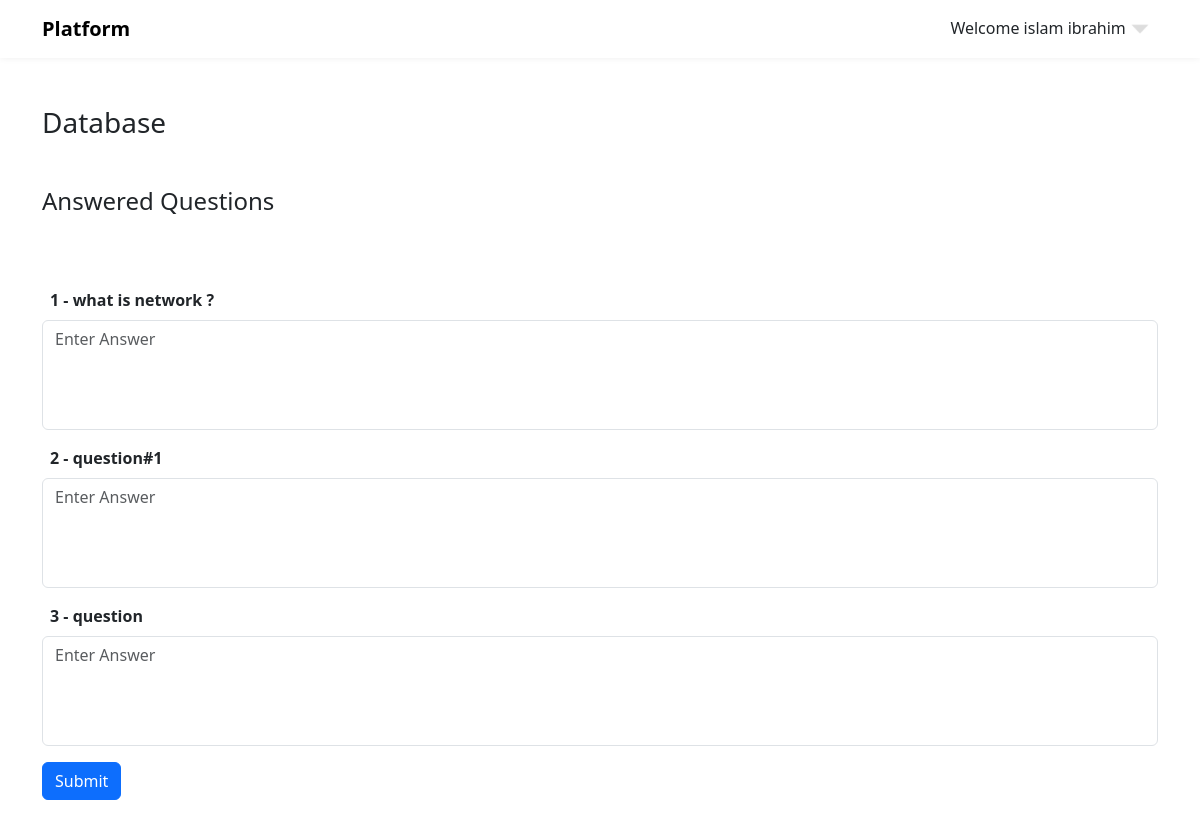
The app's page /course/1 (signed in), older data.
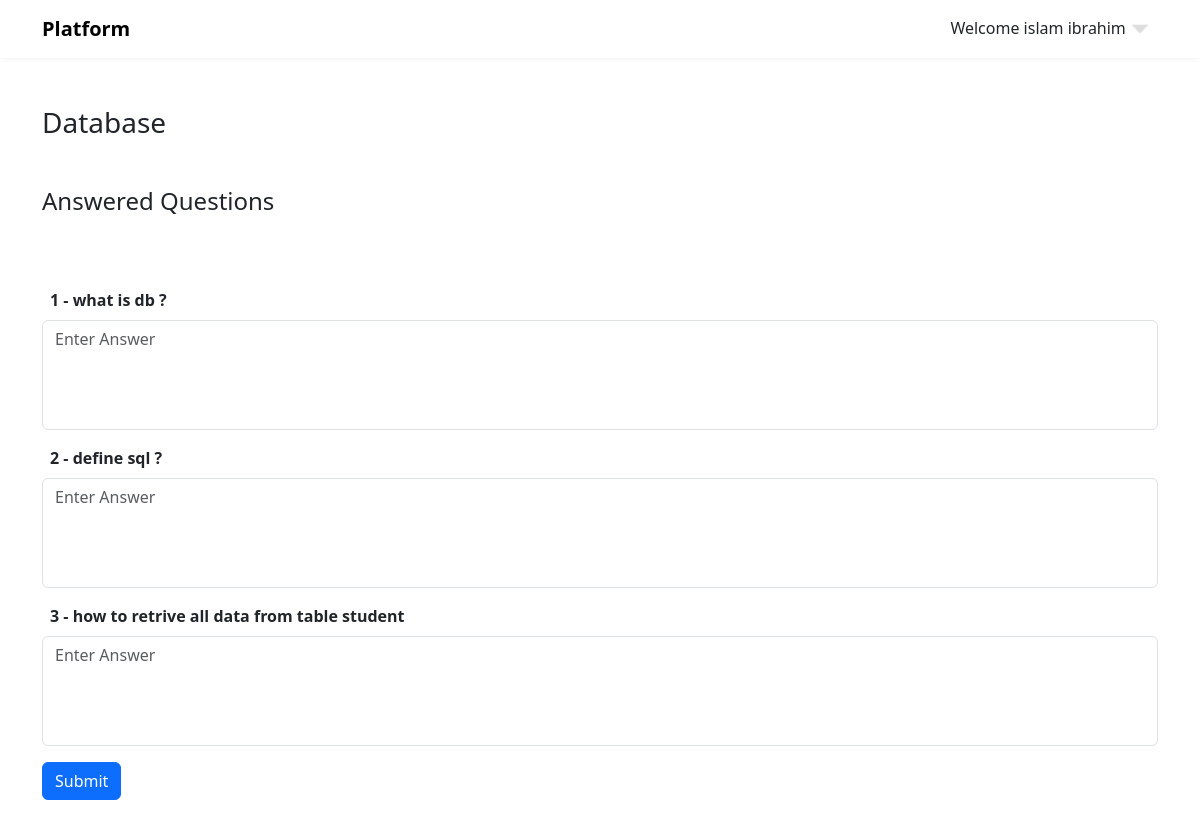
The same page, newer data.
### app.py (models this page shows)
class Questions(db.Model):
    id = db.Column(db.Integer, primary_key=True, autoincrement=True)
    question = db.Column(db.String(255), nullable=False)
    answer = db.Column(db.String(255), nullable=False)
    course_id = db.Column(db.Integer, db.ForeignKey('course.id'), nullable=False)
    answer_id = db.relationship('StudentAnswers', backref='questions', lazy=True)

### app.py (the view, shortened to what this page needs)
@myapp.route('/course/<int:course_id>', methods=['GET','POST'])
def course_details(course_id):
    course = Course.query.get(course_id)
    questions = Questions.query.filter(Questions.course_id==course.id)
    unanswered_questions= []
    answered_questions= []
    answers = []
    combined_data = None
    for question in questions:
        existing_answer = StudentAnswers.query.filter( StudentAnswers.question_id==question.id, StudentAnswers.student_id == session['user_id'] ).first()
        if existing_answer is None:
            unanswered_questions.append(question)
        else:
            answers.append(existing_answer)
            answered_questions.append(question)
    if answers and answered_questions:
        combined_data = zip(answered_questions, answers)
    if course:
        return render_template('student/course-details.html',title = course.name, course=course , unanswered_questions = unanswered_questions , combined_data = combined_data)
    else:
        flash("Course Not found !!!" , 'danger')

### templates/student/course-details.html (shortened to what this page needs)
{% extends 'base.html' %}
{% block link %}
<link rel="stylesheet" href="{{ url_for('static' , filename='css/student.css') }}">
{% endblock %}
{% block body %}
    {% if course %}
    <div class="container">
        <h3 class="mt-5 mb-5">{{course.name}}</h3>
        {% if combined_data %}
        <h4 class="mb-4 ans-click">
            Answered Questions
        </h4>
        {% endif %}
            <form method="post" action="{{url_for('course_details', course_id=course.id)}}" class="pt-5 pb-5">
                {% if unanswered_questions %}
                    {% for question in unanswered_questions %}
                        <label for="question_{{loop.index}}" class="mb-2 ps-2" for=""> <strong> {{loop.index}} - {{question.question}}</strong>
                        </label>
                        <textarea class="form-control mb-3" name="question_{{loop.index}}" id="question_{{loop.index}}" cols="30" rows="4"
                            placeholder="Enter Answer" required></textarea>
                    {% endfor %}
                    <input type="submit" class="btn btn-primary" value="Submit">
                {% endif %}
            </form>
    </div>
    {% endif %}
{% endblock %}

Row changes from the older to the newer data that the page shows:
no longer on this page (row unchanged): Questions: question "what is network ?"
no longer on this page (row edited): Questions: question "question#1"
no longer on this page (row edited): Questions: question "question"
added Questions: question "what is db ?"
added Questions: question "define sql ?"
added Questions: question "how to retrive all data from table student"
